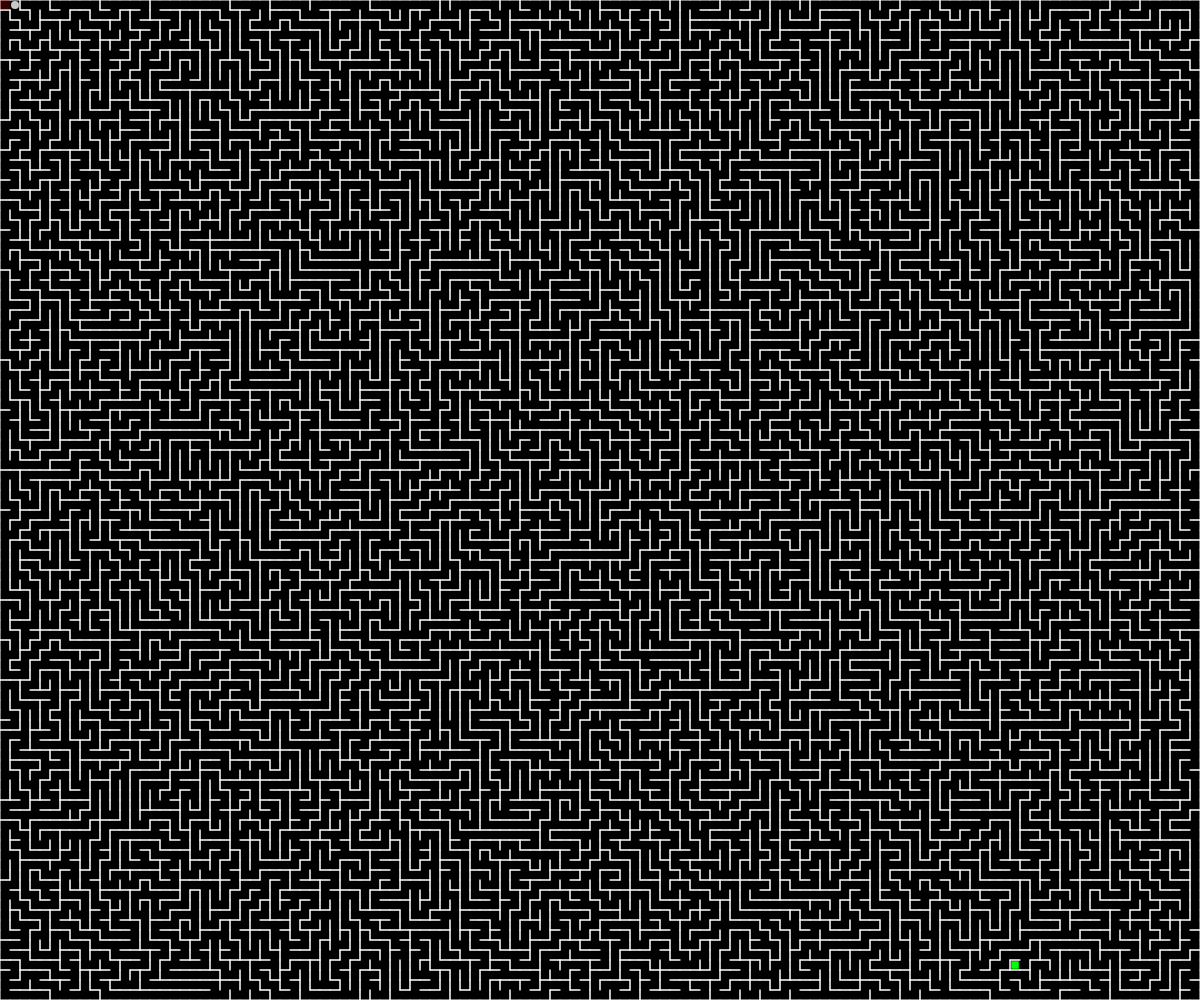
Frame 1 (no input)
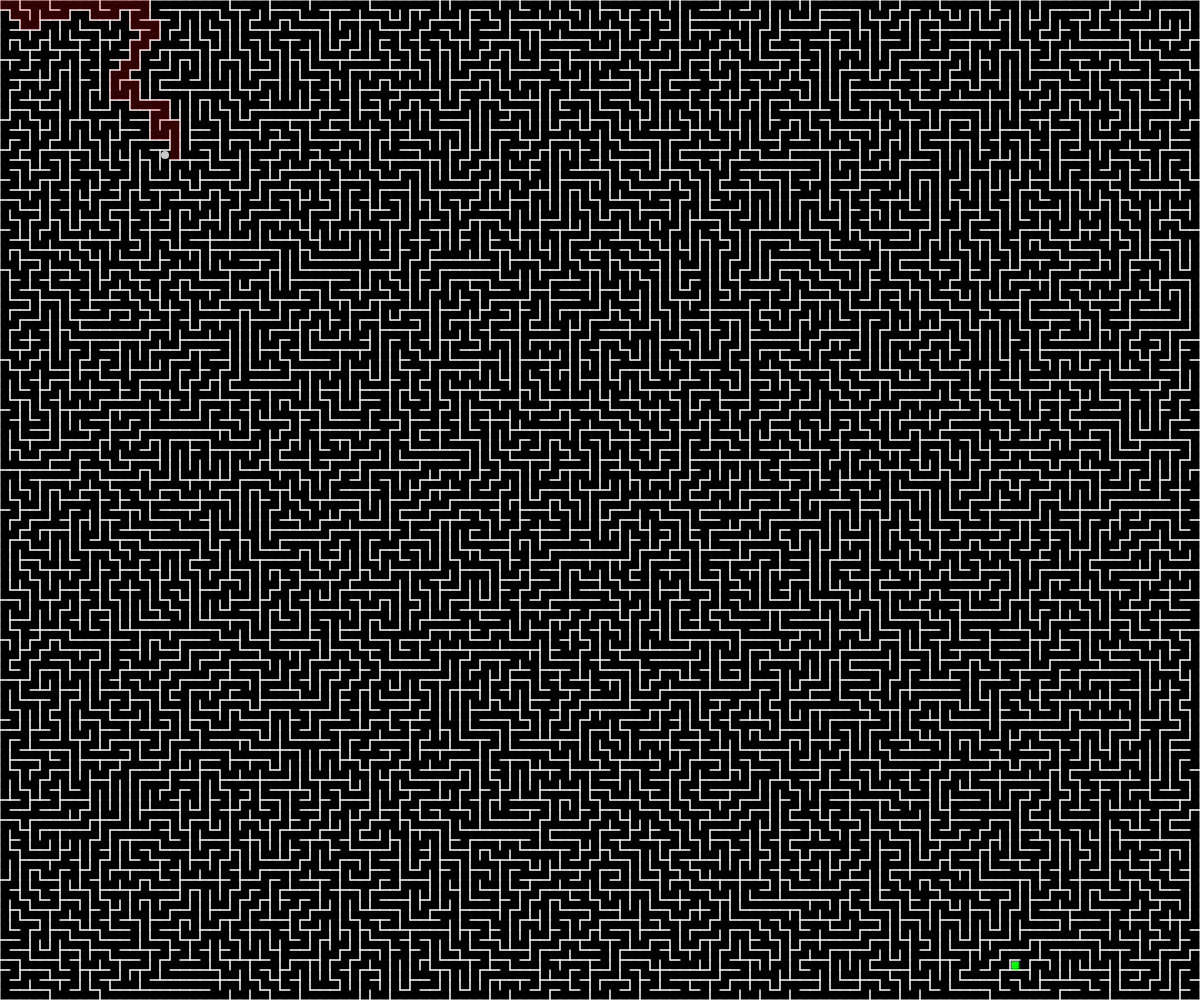
Frame 60 (no input)
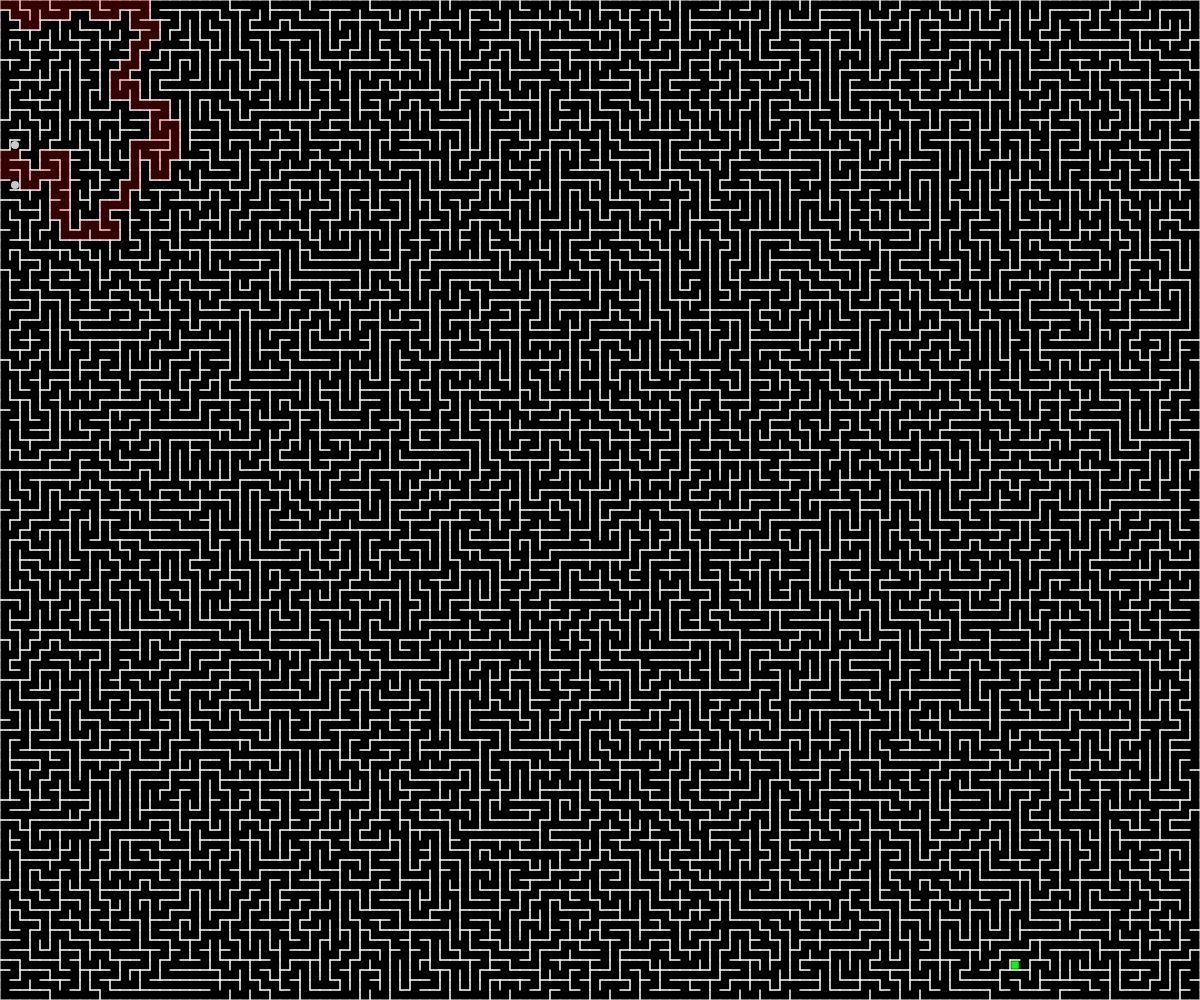
Frame 120 (the mouse pressed at the canvas centre since frame 60)

The p5.js sketch that drew these frames (run headless with seeded random() and noise() and a simulated clock; from frame 60 on, the mouse is pressed at the canvas centre):

// p5.js sketch
// ── sketch.js
var grid;
var mover;
var endPoints = [];
function setup() {
  let res = 10;
  let r = Math.floor(innerHeight/res)
  let c = Math.floor(innerWidth/res)
  let algorithm = 2;
 createCanvas(innerWidth,innerHeight);
  grid = new Grid(res*c,res*r,res)
  grid.initArr()
  grid.init()
  let arr = [];
  for(let i =0;i<grid.arr.length;i++){
    arr.push([])
    for(let j=0;j<grid.arr[i].length;j++){
      arr[i].push([...grid.arr[i][j].slice(0,4),false])
    }
  }
  mover = new Mover(arr,res,0,0,algorithm)
  for(let i =0;i<1;i++){
    endPoints.push(new EndPoint(Math.floor(random(0,r)),Math.floor(random(0,c)),res))
  }
  console.log(endPoints,);
  document.body.addEventListener("keydown",(event)=>{
    if(event.key == " "){
      mover.move(-1)
    }
    if(event.key == "ArrowUp"){
      mover.move(0)
    }
    if(event.key == "ArrowRight"){
      mover.move(1)
    }
    if(event.key == "ArrowDown"){
      mover.move(2)
    }
    if(event.key == "ArrowLeft"){
      mover.move(3)
    }
  })
}

function draw() {
  background(0);
  grid.draw()
  mover.findPath()
  mover.draw()
  for(let i of endPoints){
    i.draw()
  }
}


class Grid{
  constructor(width,height,res){
    this.width = width;
    this.height = height;
    this.row = Math.floor(height/res);
    this.col = Math.floor(width/res);
    this.res = res
    this.arr = [];
    this.pos = [0,0]
    this.stack = []
  }
  initArr(){
    let num = 1;
    for(let i = 0;i<this.height;i+= this.res){
      this.arr.push([])
      for(let j =0;j<this.width;j+= this.res){
        this.arr[Math.floor(i/this.res)].push([0,0,0,0,false])
        num++;
      }
    }
    this.row = this.arr.length;
    this.col = this.arr[0].length
    console.log(this.row,this.col);
    
  }
  isFinished(){
    for(let i =0;i<this.arr.length;i++){
      for(let j=0;j<this.arr[i].length;j++){
        if(this.arr[i][j][4] == false){
          return false;
        }
      }
    }
    return true;
  }
  findBYID(ID){
  
    return [ID[0],ID[1]]
  }
  move(){
    let avail = [];
    let j =0;  
    for(let i = -1;i<2;i++){
        if(i == 0)continue;
          if(!(this.pos[0]+i <0||this.pos[1]+j<0||this.pos[0]+i>=this.row||this.pos[1]+j>=this.col) && !this.arr[this.pos[0]+i][this.pos[1]+j][4]){
            avail.push([this.pos[0]+i,this.pos[1]+j])
          }
      }
      let i =0;
    for(let j = -1;j<2;j++){
      if(j == 0)continue;
        if(!(this.pos[0]+i <0||this.pos[1]+j<0||this.pos[0]+i>=this.row||this.pos[1]+j>=this.col) && !this.arr[this.pos[0]+i][this.pos[1]+j][4]){
          avail.push([this.pos[0]+i,this.pos[1]+j])
        }
    }
    if(avail.length == 0) return false;
    let next = avail[Math.floor(random(0,avail.length))]

    this.connect(this.pos,next);
    return this.pos = next;
  }
  connect(p1,p2){
    //console.log(p1,p2,p1[0]< p2[0],p1[0] > p2[0]);
    if(p1[0]< p2[0]){
      this.arr[p1[0]][p1[1]][2] = 1
      this.arr[p2[0]][p2[1]][0] = 1
    }
    if(p1[1]>p2[1]){
      //right
      this.arr[p1[0]][p1[1]][3] = 1
      this.arr[p2[0]][p2[1]][1] = 1
    }
    if(p1[0] > p2[0]){
      //moved bottom
      this.arr[p1[0]][p1[1]][0] = 1
      this.arr[p2[0]][p2[1]][2] = 1
    }
    if(p1[1]<p2[1]){
      //left
      this.arr[p1[0]][p1[1]][1] = 1
      this.arr[p2[0]][p2[1]][3] = 1
    }

  }
  checkNei(){
    let avail = [];
    let j =0;  
    for(let i = -1;i<2;i++){
        if(i == 0)continue;
          if(!(this.pos[0]+i <0||this.pos[1]+j<0||this.pos[0]+i>=this.row||this.pos[1]+j>=this.col) && !this.arr[this.pos[0]+i][this.pos[1]+j][4]){
            avail.push(this.arr[this.pos[0]+i][this.pos[1]+j][4])
          }
      }
      let i =0;
    for(let j = -1;j<2;j++){
      if(j == 0)continue;
        if(!(this.pos[0]+i <0||this.pos[1]+j<0||this.pos[0]+i>=this.row||this.pos[1]+j>=this.col) && !this.arr[this.pos[0]+i][this.pos[1]+j][4]){
          avail.push(this.arr[this.pos[0]+i][this.pos[1]+j][4])
        }
    }
    if(avail.length >0) return true;
    return false;
  }
  init(){
        do{
          this.arr[this.pos[0]][this.pos[1]][4] = true;
          if(this.checkNei()){
            this.stack.push([this.pos[0],this.pos[1]])
            this.move()
          }else{
            if(this.stack.length<=0) return;
            this.pos = this.stack.pop()
          }
        }while(!(this.stack.length == 0&&this.pos[0] == 0 &&this.pos[1] == 0))
  }
  draw(){
    let r = this.res;
    push()
    for(let i = 0;i<this.arr.length;i++){
      for(let j =0;j<this.arr[i].length;j++){
        stroke(255)
        //console.log(this.arr[i][j]);
        if(!this.arr[i][j][0]){
        //top
        line(j*r,i*r,(j*r)+r,i*r)
        }
        if(!this.arr[i][j][1]){
          //right
          line((j*r)+r,i*r,(j*r)+r,(i*r)+r)
        }
        if(!this.arr[i][j][2]){
          //bottom
          line(j*r,(i*r)+r,(j*r)+r,(i*r)+r)
        }
        if(!this.arr[i][j][3]){
          //left
          line(j*r,i*r,j*r,(i*r)+r)
        }
        if(!this.arr[i][j][4]){
          fill(255)
          rect(j*r,i*r,r,r)
        }
      }
    }
    pop()
  }
}

class Mover{
  constructor(grid,res,posI,posJ,algorithmNum){
    this.arr = grid;
    this.res = res;
    this.pos = [posI,posJ];
    this.stack= [[posI,posJ]];
    this.algorithm = algorithmNum
  }
  move(num){
    this.checkEndPopints(this.pos)
    this.arr[this.pos[0]][this.pos[1]][4] = true;
    if(num == -1){
      this.pos = this.stack.pop();
    }else{
      if(this.arr[this.pos[0]][this.pos[1]][num]){
        if(this.stack.length >0){
          if(!(this.pos[0] == this.stack[this.stack.length-1][0] && this.pos[1] == this.stack[this.stack.length-1][1])) this.stack.push([...this.pos])
        }else{
          this.stack.push([...this.pos])
        }
        
        switch(num){
          case 0:
            if(this.pos[0] <= 0) break;
            this.pos[0]--;
          break;
          case 1:
            if(this.pos[1] >= this.arr[0].length) break;
            this.pos[1]++;
          break;
          case 2:
            if(this.pos[0] >= this.arr.length) break;
            this.pos[0]++;
          break;
          case 3:
            if(this.pos[1] <= 0) break;
            this.pos[1]--;
          break;
        }
        if(this.stack.length>1){
          if((this.pos[0] == this.stack[this.stack.length-2][0] && this.pos[1] == this.stack[this.stack.length-2][1])||(this.pos[0] == this.stack[this.stack.length-1][0] && this.pos[1] == this.stack[this.stack.length-1][1])){
            this.stack.pop()
          }else{
            this.stack.push([...this.pos])
          }
        }else{
          this.stack.push([...this.pos])
        }
      }
    }
    
  }
  checkEndPopints(pos){
    let isEP = false,i,j
    for(i in endPoints){
      if(endPoints[i].i == pos[0] && endPoints[i].j == pos[1]){
        endPoints.splice(i,1)
      }
    }
    //console.log(endPoints);
    if(endPoints.length == 0){
      for(i of this.arr){
        for(j of i){
          j[4] = false;
        }
      }
      this.stack = [];
      endPoints.push(new EndPoint(Math.floor(random(0,this.arr.length)),Math.floor(random(0,this.arr[0].length)),this.res));
      if(this.algorithm == 2){
        this.pos = [pos]
      }
    }
  }
  draw(){
    let i,j;
    if(this.algorithm == 1){
      push()
      beginShape()
      stroke(255,0,0)
      strokeWeight(3)
      noFill()
      for(i of this.stack){
        vertex((i[1]*this.res)+this.res/2,(i[0]*this.res)+this.res/2)
      }
      endShape()
      pop()
      push()
      noStroke()
      fill(200)
      circle((this.pos[1]*this.res)+this.res/2,(this.pos[0]*this.res)+this.res/2,this.res*0.8)
      pop() 
    }else if(this.algorithm==2){
      for(i of this.pos){
        push()
        noStroke()
        fill(200)
        circle((i[1]*this.res)+this.res/2,(i[0]*this.res)+this.res/2,this.res*0.8)
        pop() 
      }
    }
    push()
    for(i = 0;i<this.arr.length;i++){
      for(j =0;j<this.arr[i].length;j++){
        noStroke()
        if(this.arr[i][j][4]){
          fill(2550,0,0,50)
          rect(j*this.res,i*this.res,this.res,this.res)
        }
      }
    }
    pop()
  }
  findPath(){
    let pos = [...this.pos];
    let arr = [];
    switch(this.algorithm){
      case 1:
      for(let i =0;i<4;i++){
        pos = [...this.pos];
        if(!this.arr[pos[0]][pos[1]][i]) continue;
        switch(i){
          case 0:
            if(pos[0] <= 0) break;
            pos[0]--;
          break;
          case 1:
            if(pos[1] >= this.arr[0].length) break;
            pos[1]++;
          break;
          case 2:
            if(pos[0] >= this.arr.length) break;
            pos[0]++;
          break;
          case 3:
            if(pos[1] <= 0) break;
            pos[1]--;
          break;
        }
        if(this.arr[pos[0]][pos[1]][4]) continue;
        arr.push(i)
      }
      if(arr.length == 0) return this.move(-1);
      return this.move(arr[Math.floor(random(0,arr.length))])
      break;
      case 2:
        this.checkEndPopints(this.pos[0])
        if(!Array.isArray(this.pos[0])){
          this.pos = [[0,0]]
        }
        if(this.pos.length <= 0) return;
        let i,j;
        i=0
          pos = [...this.pos[i]]
          this.arr[this.pos[i][0]][this.pos[i][1]][4] = true;
          for(j=0;j<4;j++){
            pos = [...this.pos[i]];
            switch(j){
              case 0:
                if(pos[0] <= 0) break;
                pos[0]--;
              break;
              case 1:
                if(pos[1] >= this.arr[0].length) break;
                pos[1]++;
              break;
              case 2:
                if(pos[0] >= this.arr.length) break;
                pos[0]++;
              break;
              case 3:
                if(pos[1] <= 0) break;
                pos[1]--;
              break;
            }
            if(!this.arr[this.pos[i][0]][this.pos[i][1]][j])continue;
            if(this.arr[pos[0]][pos[1]][4])continue;
            this.pos.push(pos)
          }
        this.pos.shift()
        break;
    }
  }
}
class EndPoint{
  constructor(i,j,res){
    this.i = i;
    this.j = j;
    this.res = res;
  }
  draw(){
    push()
    noStroke()
    fill(0,255,0)
    rect((this.j*this.res)+(this.res/8),(this.i*this.res)+(this.res/8),(this.res)-(this.res/4),(this.res)-(this.res/4))
    pop()
  }
}
